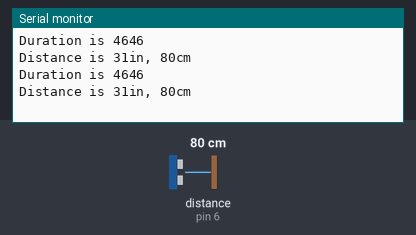
Recording of a sketch running on a simulated Arduino Uno, built with avr-gcc and run on an emulated ATmega328P. Parts: the last lines printed to the serial monitor. Wiring (inferred from the names in the program): ultrasonic range finder: trigger pin 7; echo pin 6. The test bench sets the inputs (shaded band); at power-on: distance to the obstacle (sensor on pin 6) 80 cm. The echo pulse lasts 58.3 µs per cm.

Above: at 1.8 s.
1.9 s: distance to the obstacle (sensor on pin 6) set to 2 cm
At 2.8 s:
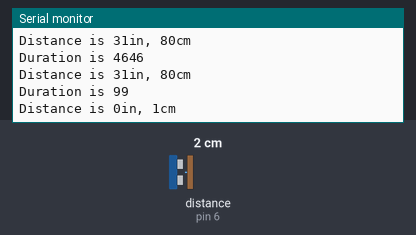
3.4 s: distance to the obstacle (sensor on pin 6) set to 4 cm
At 4.8 s:
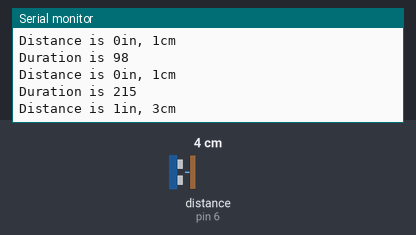
Timing chart, 0 to 6.4 s (numbered marks = the images above; inputs shaded):
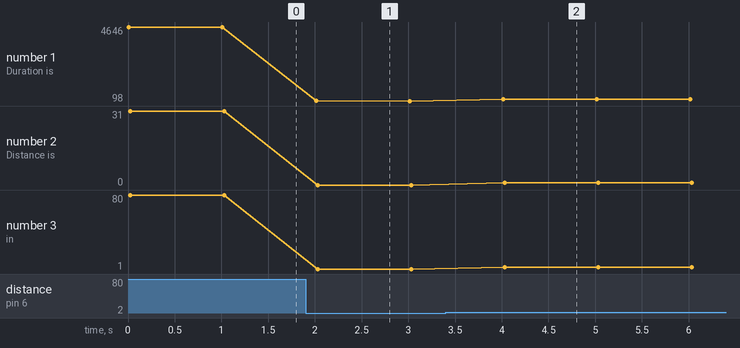

The sketch:

Ultrasonic1.ino
```cpp
// Use ultrasonic sensor HC-SR04 to measure distance to object

const int trigPin = 7; // Trigger Pin of Ultrasonic Sensor
const int echoPin = 6; // Echo Pin of Ultrasonic Sensor
long duration, inches, cm;

void setup() {
   pinMode(trigPin, OUTPUT);
   pinMode(echoPin, INPUT);
   Serial.begin(9600); // Starting Serial Terminal
}

void loop() {
   digitalWrite(trigPin, LOW);
   delayMicroseconds(2);
   digitalWrite(trigPin, HIGH);
   delayMicroseconds(10);
   digitalWrite(trigPin, LOW);

   duration = pulseIn(echoPin, HIGH);
   inches = duration/74/2;
   cm = duration/29/2;
   Serial.print("Duration is ");
   Serial.println(duration);
   Serial.print("Distance is ");
   Serial.print(inches);
   Serial.print("in, ");
   Serial.print(cm);
   Serial.print("cm");
   Serial.println();
   delay(1000);//delay to allow for viewing
}
```

Measured:
- after the input at 1.9 s, the serial monitor: prints a new line after 0.11 s (image 1)
- after the input at 3.4 s, the serial monitor: prints a new line after 0.62 s (image 2)
- plotted number 1: 4646 → 98 after the input at 1.9 s, 98 → 215 after the input at 3.4 s
- plotted number 2: 31 → 0 after the input at 1.9 s
- plotted number 3: 80 → 1 after the input at 1.9 s, 1 → 3 after the input at 3.4 s
